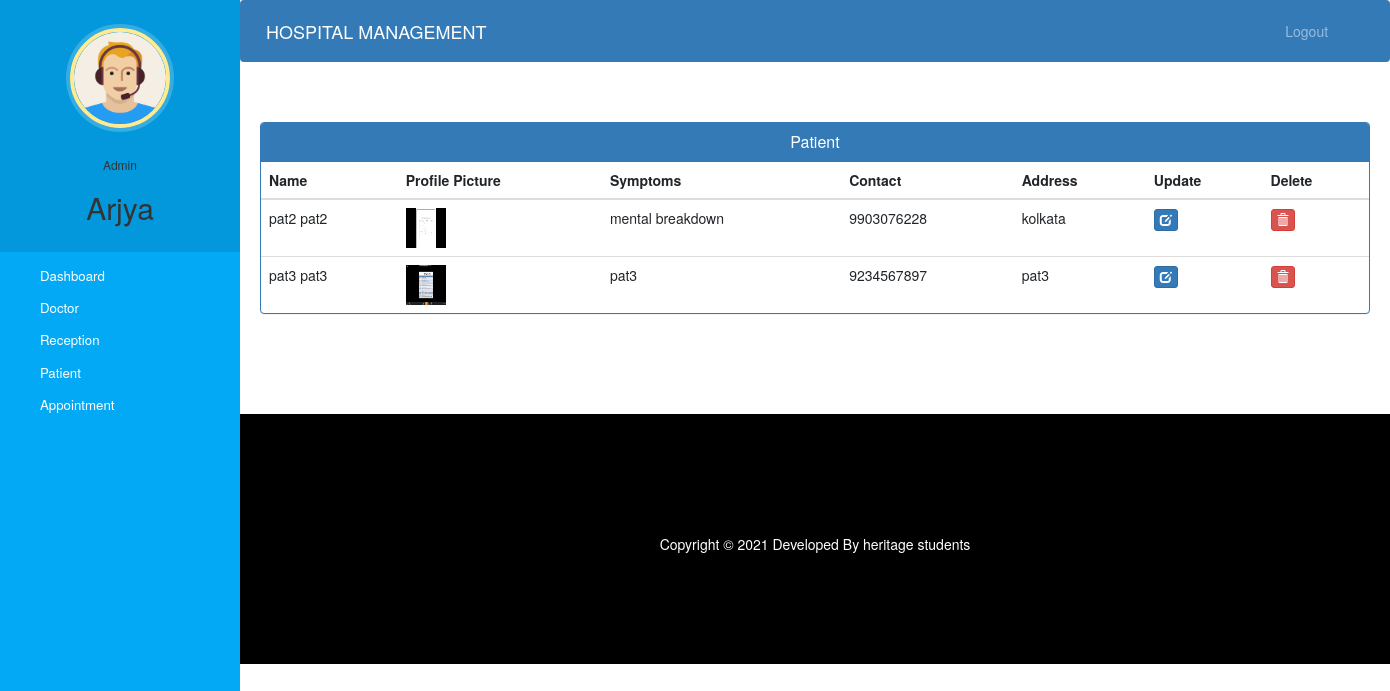
The page /admin-view-patient (signed in) on the database its author committed.
### hospital/models.py (models this page shows, shortened)
class Patient(models.Model):
    user=models.OneToOneField(User,on_delete=models.CASCADE)
    profile_pic= models.ImageField(upload_to='profile_pic/PatientProfilePic/',null=True,blank=True)
    address = models.CharField(max_length=40)
    mobile = models.CharField(max_length=20,null=False)
    symptoms = models.CharField(max_length=100,null=False)
    assignedDoctorId = models.PositiveIntegerField(null=True)
    admitDate=models.DateField(auto_now=True)
    status=models.BooleanField(default=False)
    @property
    def get_name(self):
        return self.user.first_name+" "+self.user.last_name

### hospital/views.py (the view)
# urls.py: path('admin-view-patient', views.admin_view_patient_view,name='admin-view-patient'),
@login_required(login_url='adminlogin')
@user_passes_test(is_admin)
def admin_view_patient_view(request):
    patients=models.Patient.objects.all().filter(status=True)
    return render(request,'hospital/admin_view_patient.html',{'patients':patients})

### hospital/views.py (called while the page is built)
def is_admin(user):
    return user.groups.filter(name='ADMIN').exists()

### templates/hospital/admin_view_patient.html (shortened to what this page needs)
{% extends 'hospital/admin_base.html' %}
{% block content %}
{%load static%}
<head>
  <link href="//netdna.bootstrapcdn.com/bootstrap/3.0.0/css/bootstrap.min.css" rel="stylesheet" id="bootstrap-css">
</head>
<div class="container">
  <div class="panel panel-primary">
    <div class="panel-heading">
      <h6 class="panel-title">Patient</h6>
    </div>
    <table class="table table-hover" id="dev-table">
      <thead>
        <tr>
          <th>Name</th>
          <th>Profile Picture</th>
          <th>Symptoms</th>
          <th>Contact</th>
          <th>Address</th>
          <th>Update</th>
          <th>Delete</th>
        </tr>
      </thead>
      {% for p in patients %}
      <tr>
        <td> {{p.get_name}}</td>
        <td> <img src="{% static p.profile_pic.url %}" alt="Profile Pic" height="40px" width="40px" /></td>
        <td>{{p.symptoms}}</td>
        <td>{{p.mobile}}</td>
        <td>{{p.address}}</td>
        <td><a class="btn btn-primary btn-xs" href="{% url 'update-patient' p.id  %}"><span class="glyphicon glyphicon-edit"></span></a></td>
        <td><a class="btn btn-danger btn-xs" href="{% url 'delete-patient-from-hospital' p.id  %}"><span class="glyphicon glyphicon-trash"></span></a></td>
      </tr>
      {% endfor %}
    </table>
  </div>
</div>
{% endblock content %}

### templates/hospital/admin_base.html (shortened to what this page needs)
<!DOCTYPE html>
{% load static %}
<html lang="en">
<head>
  <link rel="stylesheet" href="https://stackpath.bootstrapcdn.com/bootstrap/4.3.1/css/bootstrap.min.css">
  <link rel="stylesheet" href="https://maxcdn.bootstrapcdn.com/font-awesome/4.7.0/css/font-awesome.min.css">
  <link rel="stylesheet" href="{% static '/style.css' %}">
</head>
<body>
  <nav class="menu" tabindex="0">
    <header class="avatar">
      <img src="{% static "images/adminpropic.png" %}" />
      <br><br>
      <h6>Admin</h6>
      <h2>{{request.user.first_name}}</h2>
    </header>
    <ul>
      <li tabindex="0" class="icon-dashboard"> <a style="color:white; text-decoration:none;" href="/admin-dashboard"><span>Dashboard</span></a> </li>
      <li tabindex="0" class="icon-customers"> <a style="color:white; text-decoration:none;" href="/admin-doctor"><span>Doctor</span></a></li>
      <li tabindex="0" class="icon-calender"> <a style="color:white;text-decoration: none;" href="/admin-reception"><span>Reception</span></a></li>
      <li tabindex="0" class="icon-users"> <a style="color:white; text-decoration:none;" href="/admin-patient"><span>Patient</span></a></li>
      <li tabindex="0" class="icon-calendar"> <a style="color:white; text-decoration:none;" href="/admin-appointment"><span>Appointment</span></a></li>
    </ul>
  </nav>
  <main>
    <div class="bs-example">
      <nav class="navbar navbar-expand-md  navbar-dark fixed-top" style="background:#337AB7;">
        <a href="/admin-dashboard" class="navbar-brand">HOSPITAL MANAGEMENT</a>
        <div class="collapse navbar-collapse justify-content-between" id="navbarCollapse">
          <div class="navbar-nav" style=" margin-left: 90%;">
            <a href="/logout" class="nav-item nav-link">Logout</a>
          </div>
        </div>
      </nav>
    </div>
    <br><br>
    {% block content %}
    {% endblock content %}
    <br><br><br><br>
    <footer>
      <br>
      <div class="container">
        <div class="row">
          <div class="col-md-12 col-sm-12">
            <div style="color:#ffffff;" class="wow fadeInUp footer-copyright">
              <p>
                Copyright &copy; 2021 Developed By heritage students </p>
            </div>
          </div>
        </div>
      </div>
    </footer>
  </main>
</body>
</html>

### static/style.css (style rules this page uses)
body { padding-left: 240px; }
main { position: relative; height: 100vh; }
.menu { background: #5bc995; height: 100vh; width: 240px; position: fixed; top: 0px; left: 0; z-index: 5; outline: none; }
.menu .avatar { background: rgba(0, 0, 0, 0.1); padding: 2em 0.5em; text-align: center; }
.menu .avatar img { width: 100px; border-radius: 50%; overflow: hidden; border: 4px solid #ffea92; box-shadow: 0 0 0 4px rgba(255, 255, 255, 0.2); }
.menu .avatar h2 { font-weight: normal; margin-bottom: 0; }
.menu ul { list-style: none; padding: 0.5em 0; margin: 0; }
.menu ul li { padding: 0.5em 1em 0.5em 3em; font-size: 0.95em; font-weight: regular; background-repeat: no-repeat; background-position: left 15px center; background-size: auto 20px; transition: all 0.15s linear; cursor: pointer; }
.menu ul li.icon-dashboard { background-image: url("http://www.entypo.com/images//gauge.svg"); }
.menu ul li.icon-customers { background-image: url("http://www.entypo.com/images//briefcase.svg"); }
.menu ul li.icon-users { background-image: url("http://www.entypo.com/images//users.svg"); }
.menu ul li.icon-calendar { background-image: url("http://www.entypo.com/images//calendar.svg"); }

### templates/hospital/admin_base.html (style rules this page uses)
a:link { text-decoration: none; }
a { color: white; }
footer { padding: 0px 0px 0px 0px; background-color: black; margin: 0px; }
p { text-align: center; }
body { padding-left: 240px; }
main { position: relative; height: 100vh; }
.menu { background: #03a9f4; height: 100vh; width: 240px; position: fixed; top: 0px; left: 0; z-index: 5; outline: none; }
.menu .avatar { background: rgba(0, 0, 0, 0.1); padding: 2em 0.5em; text-align: center; }
.menu .avatar img { width: 100px; border-radius: 50%; overflow: hidden; border: 4px solid #ffea92; box-shadow: 0 0 0 4px rgba(255, 255, 255, 0.2); }
.menu .avatar h2 { font-weight: normal; margin-bottom: 0; }
.menu ul { list-style: none; padding: 0.5em 0; margin: 0; }
.menu ul li { padding: 0.5em 1em 0.5em 3em; font-size: 0.95em; font-weight: regular; background-repeat: no-repeat; background-position: left 15px center; background-size: auto 20px; transition: all 0.15s linear; cursor: pointer; }
.menu ul li.icon-dashboard { background-image: url("http://www.entypo.com/images//gauge.svg"); }
.menu ul li.icon-customers { background-image: url("http://www.entypo.com/images//briefcase.svg"); }
.menu ul li.icon-users { background-image: url("http://www.entypo.com/images//users.svg"); }
.menu ul li.icon-calendar { background-image: url("http://www.entypo.com/images//calendar.svg"); }

### templates/hospital/admin_view_patient.html (style rules this page uses)
a:link { text-decoration: none; }
h6 { text-align: center; }
.row { margin: 100px; }

### rows shown on the page
Patient: get_name "pat2 pat2", profile_pic (picture), symptoms "mental breakdown", mobile "9903076228", address "kolkata"
Patient: get_name "pat3 pat3", profile_pic (picture), symptoms "pat3", mobile "9234567897", address "pat3"

### other values the page prints
{{ request.user.first_name }} "Arjya"
